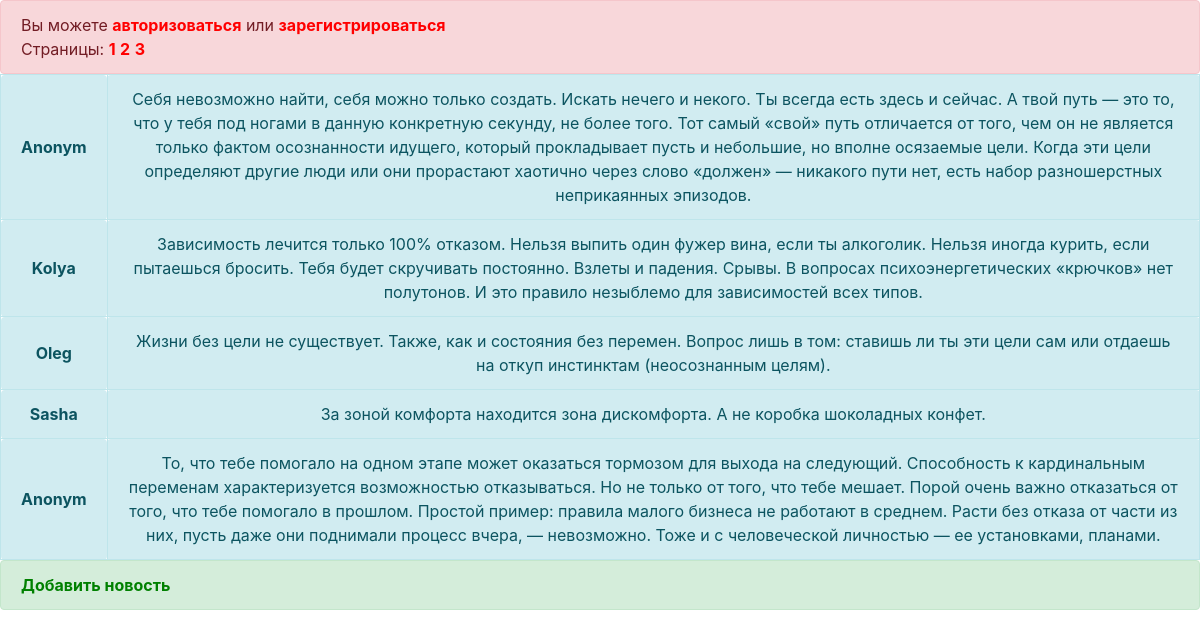
Page /?action=enter on the committed database.
### tables this page shows
CREATE TABLE IF NOT EXISTS `book` (
  `id` bigint(20) unsigned NOT NULL AUTO_INCREMENT,
  `name` text NOT NULL,
  `text` text NOT NULL,
  `anonim` tinyint(1) NOT NULL,
  PRIMARY KEY (`id`),
  UNIQUE KEY `id` (`id`)
);

### config.php (called while the page is built, shortened)
<?php
$param_X = 5;

### book.php (the view, shortened to what this page needs)
<?php
class book
{
	public $page = 1;
	public $param_X = 0;
	private function get_data() {
		global $link;
		$sql = "SELECT id, name, text, anonim FROM `book`";
		$result = mysqli_query($link, $sql);
		$data = array();
		while ($row = mysqli_fetch_array($result)) {
			$arr = array();
			$arr += array('id'=>$row[id],
						  'name'=>$row[name],
						  'text'=>$row[text],
						  'anonim'=>$row[anonim]);
			array_push($data, $arr);
		}
		return $data;
	}
	public function show_list() {
		$str = '';
		$data = $this->get_data();
		$data = array_reverse($data);
		$ids = $this->get_ids($data);
		$str .= '<table border = 1 style="text-align: center">';
		foreach ($data as $row) {
			if (in_array($row[id], $ids)) {
				$str .= $this->show_row($row);
			}
		}
		$str .= '</table>';
		return $str;
	}
	private function show_row($row) {
		if ($row[anonim] == 1) {
			$name = 'Anonym';
		} else {
			$name = $row[name];
		}
		$str = "<tr><td class='alert alert-info'><strong>$name</strong></td>
				<td class='alert alert-info'>$row[text]</td>";
		$str .= "</tr>";
		return $str;
	}
	private function get_ids($data) {
		$result = array();
		$page = $this->page;
		$param_X = $this->param_X;
		for ($i = ($page - 1) * $param_X; $i < $page * $param_X; $i++) {
			if (isset($data[$i])) {
				$result[] += $data[$i][id];
			}
		}
		return $result;
	}
	public function show_pages() {
		$str = "Страницы: ";
    	$data = $this->get_data();
    	$count = count($data);
    	$i = 1;
    	while ($count > 0) {
    		$str .= "<strong><a href=?page=$i style='color: red'>$i</a></strong>" . " ";
    		$i++;
    		$count -= $this->param_X;
    	}
    	$str .= "</div>";
    	return $str;
	}
	public function show_action_top() {
		$str = "<div class='alert alert-danger' role='alert' style='margin-bottom: auto'>";
		if ($_SESSION[status] == 'noAuto') {
			$str .= "Вы можете <strong><a href=?action=authorization&act=exit_book style='color: red'>авторизоваться</a></strong>
			 или <strong><a href=?action=registration&act=exit_book style='color: red'>зарегистрироваться</a></strong>";
		} else {
			$str .= "Вы можете <strong><a href=?action=authorization&act=exit_book style='color: red'>выйти</a></strong>";
		}
		$str .=	"</br>";
		return $str;
	}
	public function show_action_bottom() {
		$str = "<div class='alert alert-success' role='alert' style='margin-bottom: auto' role='alert'>
				<strong><a href=?action=show_add_form style='color: green'>Добавить новость</a></strong></div></br>";
		return $str;
	}
	function __construct($page, $param_X) {
		$this->page = $page;
		$this->param_X = $param_X;
	}
}
?>

### index.php (shortened to what this page needs)
<!DOCTYPE html>
<html>
<head>
	<link rel="stylesheet" href="bootstrap/css/bootstrap.min.css">
</head>
<body>
<?php
require_once('main.php');
echo $content;
?>
</body>
</html>

### main.php (shortened to what this page needs)
<?php
include 'config.php';
include 'book.php';
$content = '';
$user = new user($_SESSION[login], $_SESSION[password]);
$page = $_SESSION[page];
$book = new book($page, $param_X);
$content .= $book->show_action_top();
$content .= $book->show_pages();
$content .= $book->show_list();
if ($_GET[action] == 'show_add_form') {
	$content .= $user->insertNewsForm();
} else {
	$content .= $book->show_action_bottom();
}
return $content;
?>

### rows in the picture
book: anonim "Anonym", text "Себя невозможно найти, себя можно только создать. Искать нечего и некого. Ты всегда есть здесь и сейчас. А твой путь — это то, что у тебя под ногами в данную конкретную секунду, не более того. Тот самый «свой» путь отличается от того, чем он не является только фактом осознанности идущего, который прокладывает пусть и небольшие, но вполне осязаемые цели. Когда эти цели определяют другие люди или они прорастают хаотично через слово «должен» — никакого пути нет, есть набор разношерстных неприкаянных эпизодов."
book: name "Kolya", text "Зависимость лечится только 100% отказом. Нельзя выпить один фужер вина, если ты алкоголик. Нельзя иногда курить, если пытаешься бросить. Тебя будет скручивать постоянно. Взлеты и падения. Срывы. В вопросах психоэнергетических «крючков» нет полутонов. И это правило незыблемо для зависимостей всех типов."
book: name "Oleg", text "Жизни без цели не существует. Также, как и состояния без перемен. Вопрос лишь в том: ставишь ли ты эти цели сам или отдаешь на откуп инстинктам (неосознанным целям)."
book: name "Sasha", text "За зоной комфорта находится зона дискомфорта. А не коробка шоколадных конфет."
book: anonim "Anonym", text "То, что тебе помогало на одном этапе может оказаться тормозом для выхода на следующий. Способность к кардинальным переменам характеризуется возможностью отказываться. Но не только от того, что тебе мешает. Порой очень важно отказаться от того, что тебе помогало в прошлом. Простой пример: правила малого бизнеса не работают в среднем. Расти без отказа от части из них, пусть даже они поднимали процесс вчера, — невозможно. Тоже и с человеческой личностью — ее установками, планами."

### other values in the picture
$content "Страницы:"
